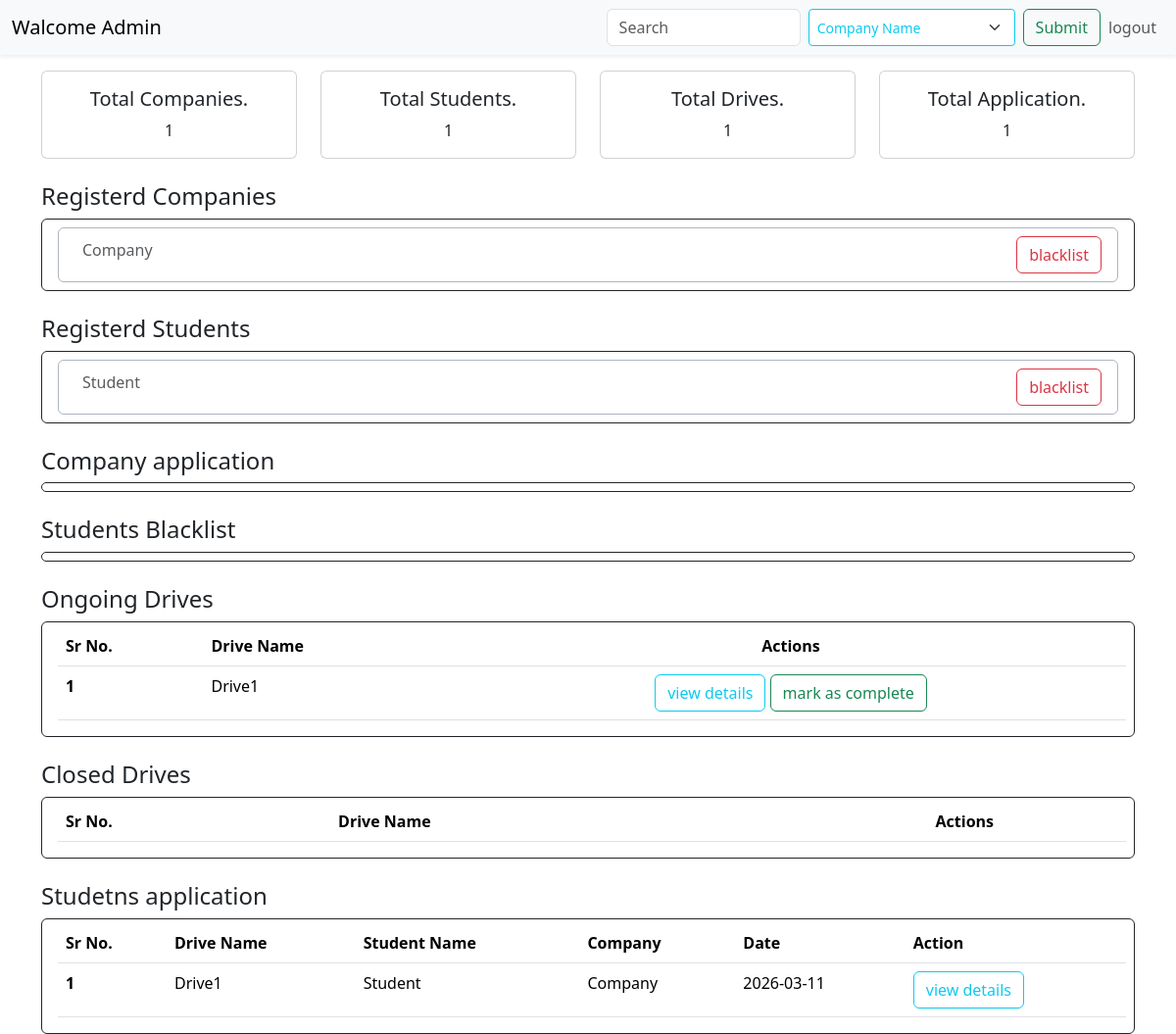
The page /admin on the database its author committed.
### application/models.py (models this page shows)
class User(db.Model):
    id = db.Column(db.Integer, primary_key=True)
    username = db.Column(db.String(), unique=True, nullable=False)
    email = db.Column(db.String(), unique=True, nullable=False)
    role = db.Column(db.String(), nullable=False)
    password = db.Column(db.String(), nullable=False)
    student = db.relationship("Student", backref="user", uselist=False)
    company = db.relationship("Company", backref="user",uselist=False)

class Company(db.Model):
    id = db.Column(db.Integer, primary_key=True)
    user_id = db.Column(db.Integer, db.ForeignKey("user.id"), unique=True, nullable=False)
    name = db.Column(db.String(), nullable=False)
    email = db.Column(db.String(), unique=True, nullable=False)
    hr_contact = db.Column(db.String(), nullable=False)
    approval_status = db.Column(db.String(), nullable=False, default="pending")
    website = db.Column(db.String())
    drives = db.relationship("Drive", backref="company")
    applications = db.relationship("Application", backref="company")

class Student(db.Model):
    id = db.Column(db.Integer, primary_key=True)
    user_id = db.Column(db.Integer, db.ForeignKey("user.id"), unique=True, nullable=False)
    name = db.Column(db.String(), nullable=False)
    email = db.Column(db.String(), unique=True, nullable=False)
    department = db.Column(db.String(),nullable=False)
    resume = db.Column(db.String(), nullable=True)
    approval_status = db.Column(db.String(), nullable=False, default="approve")
    applications = db.relationship("Application", backref="student")

class Drive(db.Model):
    id = db.Column(db.Integer, primary_key=True)
    company_id = db.Column(db.Integer, db.ForeignKey("company.id"), nullable=False)
    name=db.Column(db.String(), nullable=False)
    job_title = db.Column(db.String(), nullable=False)
    job_description = db.Column(db.Text,nullable=False)
    eligible_criteria = db.Column(db.Text,nullable=False)
    application_deadline = db.Column(db.String(), nullable=False)
    status = db.Column(db.String(), nullable=False, default="ongoing")
    salary = db.Column(db.String(),nullable=False)
    location = db.Column(db.String(), nullable=False)
    applications = db.relationship("Application", backref="drive")

class Application(db.Model):
    id = db.Column(db.Integer, primary_key=True)
    student_id = db.Column(db.Integer, db.ForeignKey("student.id"), nullable=False)
    drive_id = db.Column(db.Integer, db.ForeignKey("drive.id"), nullable=False)
    company_id = db.Column(db.Integer, db.ForeignKey("company.id"), nullable=False)
    application_date = db.Column(db.Date)
    status = db.Column(db.String(), nullable=False, default="Applied")

### application/controllers.py (the view)
@app.route("/admin")
def admin():
    this_user=User.query.filter_by(username="Admin").first()
    student=Student.query.all()
    company=Company.query.all()
    drive=Drive.query.all()
    application=Application.query.all()
    return render_template("admin_dash.html",user=this_user,student=student,company=company,drive=drive,application=application)

### templates/admin_dash.html (shortened to what this page needs)
<!DOCTYPE html>
<html lang="en">
<head>
  <link href="https://cdn.jsdelivr.net/npm/bootstrap@5.3.8/dist/css/bootstrap.min.css" rel="stylesheet"
 />
</head>
<body>
  <nav class="navbar navbar-expand-lg bg-body-tertiary shadow-sm">
    <div class="container-fluid">
      <a class="navbar-brand">Walcome {{user.username}}</a>
      <div class="collapse navbar-collapse justify-content-end" id="navbarNav">
        <form class="d-flex" role="search" action="/search">
          <input class="form-control me-2" type="search" placeholder="Search" aria-label="Search" name="keyword" />
          <select class="form-select form-select-sm border-info text-info me-2" name="key">
            <option value="company_n">Company Name</option>
          </select>
          <input class="btn btn-outline-success" type="submit">
        </form>
        <ul class="navbar-nav">
          <li class="nav-item">
            <a class="nav-link" aria-current="page" href="/login">logout</a>
          </li>
        </ul>
      </div>
    </div>
  </nav>
  <div class="container">
    <div class="row mt-3 text-center">
  <div class="col-sm-3 mb-3 mb-sm-0">
    <div class="card">
      <div class="card-body">
        <h5 class="card-title">Total Companies.</h5>
        <p class="card-text">{{ company|length }}</p>
      </div>
    </div>
  </div>
  <div class="col-sm-3 mb-3 mb-sm-0">
    <div class="card">
      <div class="card-body">
        <h5 class="card-title">Total Students.</h5>
        <p class="card-text">{{ student|length }}</p>
      </div>
    </div>
  </div>
  <div class="col-sm-3">
    <div class="card">
      <div class="card-body">
        <h5 class="card-title">Total Drives.</h5>
        <p class="card-text">{{ drive|length }}</p>
      </div>
    </div>
  </div>
  <div class="col-sm-3">
    <div class="card">
      <div class="card-body">
        <h5 class="card-title">Total Application.</h5>
        <p class="card-text">{{ application|length }}</p>
      </div>
    </div>
  </div>
</div>
    <div>
      <h4 class="mt-4 mb-2">Registerd Companies</h4>
      <ol class="list-group border border-dark ps-3 pe-3 pb-2">
        {% for company in company%}
        {% if company.approval_status=="approve"%}
        <li
          class="list-group-item mt-2 d-flex justify-content-between align-items-start border border-dark-subtle rounded">
          <div class="ms-2 my-auto">
            <h6 class="text-body-secondary">{{company.name}}</h6>
          </div>
          <a href="/blacklist_copany/{{company.id}}" class="btn btn-outline-danger">blacklist</a>
        </li>
        {% endif %}
        {% endfor %}
      </ol>
    </div>
    <div>
      <h4 class="mt-4 mb-2">Registerd Students</h4>
      <ol class="list-group border border-dark ps-3 pe-3 pb-2">
        {% for student in student%}
        {% if student.approval_status=="approve"%}
        <li
          class="list-group-item mt-2 d-flex justify-content-between align-items-start border border-dark-subtle rounded">
          <div class="ms-2 my-auto">
            <h6 class="text-body-secondary">{{student.name}}</h6>
          </div>
          <a href="/blacklist_student/{{student.id}}" class="btn btn-outline-danger">blacklist</a>
        </li>
        {% endif %}
        {% endfor %}
      </ol>
    </div>
    <div>
      <h4 class="mt-4 mb-2">Company application</h4>
      <ol class="list-group border border-dark ps-3 pe-3 pb-2">
      </ol>
    </div>
    <div>
      <h4 class="mt-4 mb-2">Students Blacklist</h4>
      <ol class="list-group border border-dark ps-3 pe-3 pb-2">
      </ol>
    </div>
    <div>
      <div class="mt-4 mb-2">
        <h4 class="mt-4 mb-2">Ongoing Drives</h4>
      </div>
      <div class="border border-dark rounded pt-1 ps-3 pe-2">
        <table class="table table-hover">
          <thead>
            <tr>
              <th scope="col">Sr No.</th>
              <th scope="col">Drive Name</th>
              <th scope="col" class="text-center">Actions</th>
            </tr>
          </thead>
          <tbody>
            {% for drive in drive %}
            {% if drive.status=="ongoing" %}
            <tr>
              <th scope="row">{{drive.id}}</th>
              <td>{{drive.name}}</td>
              <td class="text-center"><a href="/admin_drive_view_details/{{drive.id}}"
                  class="btn btn-outline-info">view details</a>
                <a href="/complete_a/{{drive.id}}" class="btn btn-outline-success">mark as complete</a>
              </td>
            </tr>
            {% endif %}
            {% endfor %}
          </tbody>
        </table>
      </div>
    </div>
    <div>
      <div class="mt-4 mb-2">
        <h4 class="mt-4 mb-2">Closed Drives</h4>
      </div>
      <div class="border border-dark rounded pt-1 ps-3 pe-2">
        <table class="table table-hover">
          <thead>
            <tr>
              <th scope="col">Sr No.</th>
              <th scope="col">Drive Name</th>
              <th scope="col" class="text-center">Actions</th>
            </tr>
          </thead>
        </table>
      </div>
    </div>
    <div>
      <h4 class="mt-4 mb-2">Studetns application
      </h4>
      <div class="border border-dark rounded pt-1 ps-3 pe-2">
        <table class="table">
          <thead>
            <tr>
              <th scope="col">Sr No.</th>
              <th scope="col">Drive Name</th>
              <th scope="col">Student Name</th>
              <th scope="col">Company</th>
              <th scope="col">Date</th>
              <th scope="col">Action</th>
            </tr>
          </thead>
          <tbody>
            {% for application in application %}
            <tr>
              <th scope="row">{{application.id}}</th>
              <td>{{application.drive.name}}</td>
              <td>{{application.student.name}}</td>
              <td>{{application.drive.company.name}}</td>
              <td>{{application.application_date}}</td>
              <td><a href="/admin_view/{{application.id}}" class="btn btn-outline-info">view details</a></td>
            </tr>
            {% endfor %}
          </tbody>
        </table>
      </div>
    </div>
  </div>
</body>
</html>

### rows shown on the page
User: username "Admin"
Company: name "Company"
Student: name "Student"
Drive: id "1", name "Drive1"
Application: id "1", drive.name "Drive1", student.name "Student", drive.company.name "Company", application_date "2026-03-11"

### other values the page prints
{{ company|length }} "1"
{{ student|length }} "1"
{{ drive|length }} "1"
{{ application|length }} "1"
